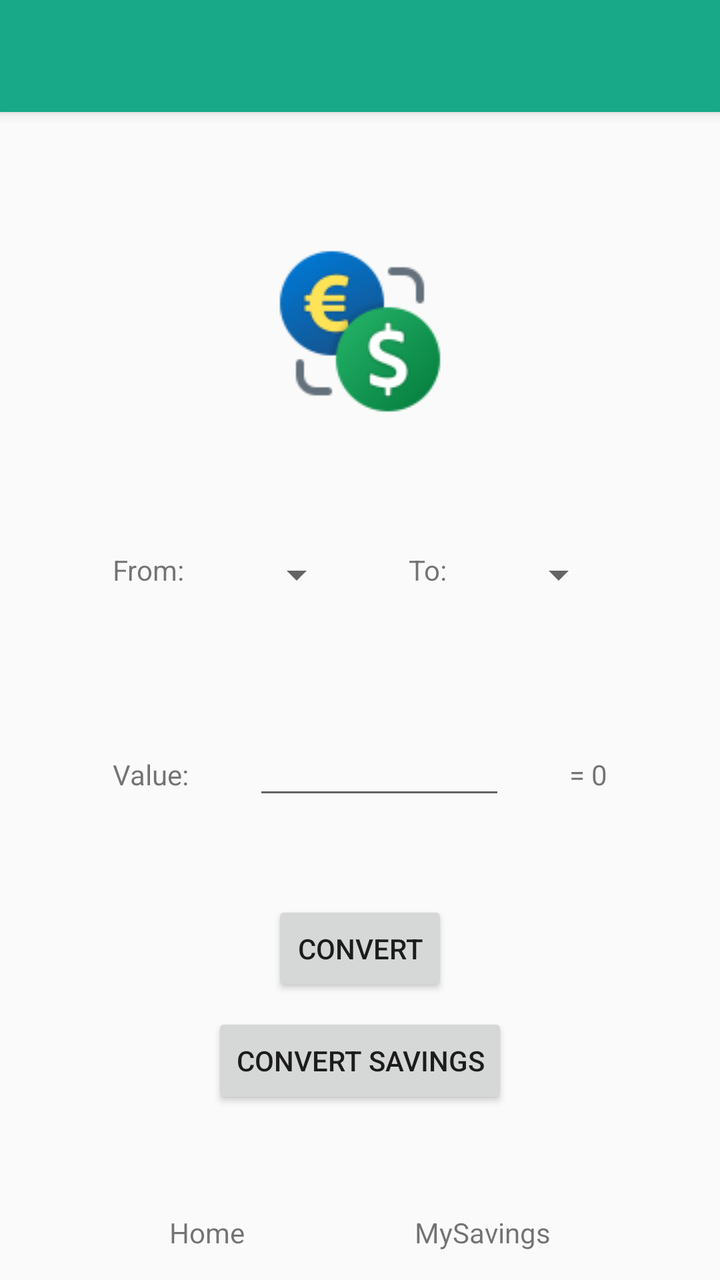
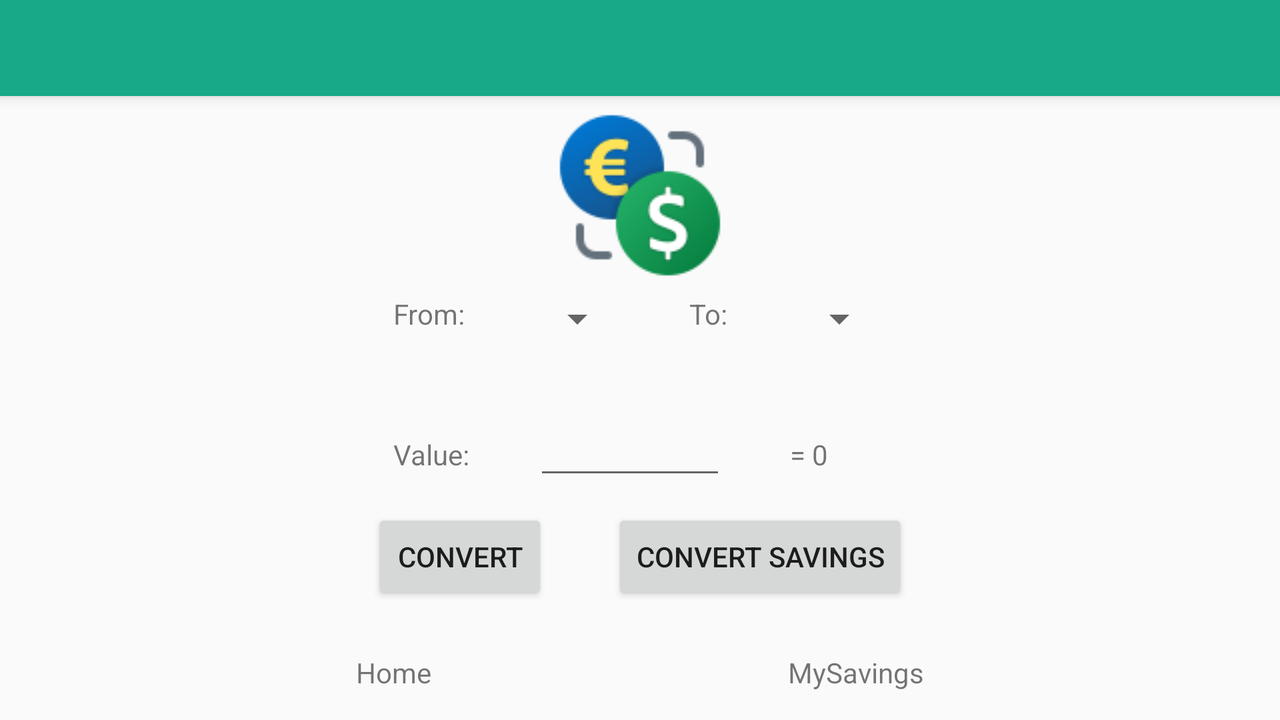

An Android layout and its configuration variant, each rendered on a device that would load it. The default file and the variant file are quoted in full after the pictures.
<!-- AndroidManifest.xml: application theme AppTheme -->
<!-- res/layout/activity_converter.xml -->
<?xml version="1.0" encoding="utf-8"?>
<androidx.constraintlayout.widget.ConstraintLayout xmlns:android="http://schemas.android.com/apk/res/android"
    xmlns:app="http://schemas.android.com/apk/res-auto"
    xmlns:tools="http://schemas.android.com/tools"
    android:layout_width="match_parent"
    android:layout_height="match_parent"
    tools:context=".ConverterActivity">

    <include
        android:id="@+id/include"
        layout="@layout/custom_title"
        android:layout_width="match_parent"
        android:layout_height="wrap_content" />

    <androidx.constraintlayout.widget.ConstraintLayout
        android:id="@+id/constraintLayout"
        android:layout_width="match_parent"
        android:layout_height="48dp"
        app:layout_constraintBottom_toBottomOf="parent"
        app:layout_constraintEnd_toEndOf="parent"
        app:layout_constraintStart_toStartOf="parent">

        <TextView
            android:id="@+id/homeBTN"
            android:layout_width="wrap_content"
            android:layout_height="wrap_content"
            android:text="@string/Home"
            app:layout_constraintBottom_toBottomOf="parent"
            app:layout_constraintEnd_toStartOf="@+id/mySavingsBTN"
            app:layout_constraintStart_toStartOf="parent"
            app:layout_constraintTop_toTopOf="parent" />

        <TextView
            android:id="@+id/mySavingsBTN"
            android:layout_width="wrap_content"
            android:layout_height="wrap_content"
            android:text="@string/MySavings"
            app:layout_constraintBottom_toBottomOf="parent"
            app:layout_constraintEnd_toEndOf="parent"
            app:layout_constraintStart_toEndOf="@+id/homeBTN"
            app:layout_constraintTop_toTopOf="parent" />
    </androidx.constraintlayout.widget.ConstraintLayout>

    <ImageView
        android:id="@+id/currencyExchangeIMG"
        android:layout_width="wrap_content"
        android:layout_height="wrap_content"
        app:layout_constraintBottom_toTopOf="@+id/linearLayout"
        app:layout_constraintEnd_toEndOf="parent"
        app:layout_constraintStart_toStartOf="parent"
        app:layout_constraintTop_toBottomOf="@+id/include"
        app:srcCompat="@drawable/currencyexchange" />

    <LinearLayout
        android:id="@+id/linearLayout"
        android:layout_width="wrap_content"
        android:layout_height="wrap_content"
        android:layout_marginTop="32dp"
        android:orientation="vertical"
        app:layout_constraintBottom_toTopOf="@+id/constraintLayout"
        app:layout_constraintEnd_toEndOf="parent"
        app:layout_constraintStart_toStartOf="parent"
        app:layout_constraintTop_toBottomOf="@+id/include">

        <LinearLayout
            android:layout_width="wrap_content"
            android:layout_height="wrap_content"
            android:layout_marginBottom="64dp"
            android:orientation="horizontal">

            <TextView
                android:id="@+id/fromTXT"
                android:layout_width="wrap_content"
                android:layout_height="wrap_content"
                android:layout_marginEnd="32dp"
                android:layout_weight="1"
                android:text="@string/From" />

            <Spinner
                android:id="@+id/currencyOne"
                android:layout_width="wrap_content"
                android:layout_height="wrap_content"
                android:layout_marginEnd="32dp"
                android:layout_weight="1" />

            <TextView
                android:id="@+id/toTXT"
                android:layout_width="wrap_content"
                android:layout_height="wrap_content"
                android:layout_marginEnd="32dp"
                android:layout_weight="1"
                android:text="@string/To" />

            <Spinner
                android:id="@+id/currencyTwo"
                android:layout_width="wrap_content"
                android:layout_height="wrap_content"
                android:layout_weight="1" />

        </LinearLayout>

        <LinearLayout
            android:layout_width="wrap_content"
            android:layout_height="wrap_content"
            android:orientation="horizontal">

            <TextView
                android:id="@+id/valueTXT"
                android:layout_width="wrap_content"
                android:layout_height="wrap_content"
                android:layout_weight="1"
                android:text="@string/Value"
                android:layout_marginEnd="32dp"/>

            <EditText
                android:id="@+id/inputTXT"
                android:layout_width="wrap_content"
                android:layout_height="wrap_content"
                android:layout_marginEnd="32dp"
                android:layout_weight="1"
                android:ems="6"
                android:inputType="numberDecimal" />

            <TextView
                android:id="@+id/outPutTXT"
                android:layout_width="wrap_content"
                android:layout_height="wrap_content"
                android:layout_weight="1"
                android:text="@string/Output" />
        </LinearLayout>

    </LinearLayout>

    <Button
        android:id="@+id/convertBTN"
        android:layout_width="wrap_content"
        android:layout_height="wrap_content"
        android:layout_marginBottom="8dp"
        android:layout_weight="0"
        android:text="@string/Convert"
        app:layout_constraintBottom_toTopOf="@+id/convertSavingsBTN"
        app:layout_constraintEnd_toEndOf="parent"
        app:layout_constraintStart_toStartOf="parent" />

    <Button
        android:id="@+id/convertSavingsBTN"
        android:layout_width="wrap_content"
        android:layout_height="wrap_content"
        android:layout_marginTop="64dp"
        android:layout_weight="0"
        android:text="@string/ConvertSavings"
        app:layout_constraintBottom_toTopOf="@+id/constraintLayout"
        app:layout_constraintEnd_toEndOf="parent"
        app:layout_constraintStart_toStartOf="parent"
        app:layout_constraintTop_toBottomOf="@+id/linearLayout" />


</androidx.constraintlayout.widget.ConstraintLayout>
<!-- res/layout/custom_title.xml (included above) -->
<?xml version="1.0" encoding="utf-8"?>
<androidx.appcompat.widget.Toolbar
    xmlns:android="http://schemas.android.com/apk/res/android"
    android:id="@+id/toolbar_main"
    android:layout_width="match_parent"
    android:layout_height="?attr/actionBarSize"
    android:background="@color/myColor"
    android:elevation="4dp"
    android:theme="@style/ThemeOverlay.AppCompat.Light">

    <TextView
        android:id="@+id/toolbar_title"
        style="@style/Toolbar.TitleText"
        android:layout_width="wrap_content"
        android:layout_height="wrap_content"
        android:textColor="@android:color/white" />

</androidx.appcompat.widget.Toolbar>
<!-- resources referenced by this layout -->
<resources>
  <color name="myColor">#17A988</color>
  <!-- drawable currencyexchange: png bitmap (drawable, 5879 bytes) -->
  <string name="Convert">Convert</string>
  <string name="ConvertSavings">Convert Savings</string>
  <string name="From">From:</string>
  <string name="Home">Home</string>
  <string name="MySavings">MySavings</string>
  <string name="Output" translatable="false">= 0</string>
  <string name="To">To:</string>
  <string name="Value">Value:</string>
  <style name="Toolbar.TitleText" parent="TextAppearance.Widget.AppCompat.Toolbar.Title">
          <item name="android:textSize">25sp</item>
  
          <item name="android:fontFamily">@font/carter_one</item>
      </style>
  <style name="AppTheme" parent="Theme.AppCompat.Light.DarkActionBar">
          
          <item name="colorPrimary">@color/colorPrimary</item>
          <item name="colorPrimaryDark">@color/colorPrimaryDark</item>
          <item name="colorAccent">@color/colorAccent</item>
      </style>
  <color name="colorPrimary">#6200EE</color>
  <color name="colorPrimaryDark">#3700B3</color>
  <color name="colorAccent">#03DAC5</color>
</resources>
<!-- res/layout-land/activity_converter.xml (the repository's variant of the layout above) -->
<!-- drawn on the phone turned sideways -->
<?xml version="1.0" encoding="utf-8"?>
<androidx.constraintlayout.widget.ConstraintLayout xmlns:android="http://schemas.android.com/apk/res/android"
    xmlns:app="http://schemas.android.com/apk/res-auto"
    xmlns:tools="http://schemas.android.com/tools"
    android:layout_width="match_parent"
    android:layout_height="match_parent"
    tools:context=".ConverterActivity">

    <include
        android:id="@+id/include"
        layout="@layout/custom_title"
        android:layout_width="match_parent"
        android:layout_height="wrap_content" />

    <androidx.constraintlayout.widget.ConstraintLayout
        android:id="@+id/constraintLayout"
        android:layout_width="match_parent"
        android:layout_height="48dp"
        app:layout_constraintBottom_toBottomOf="parent"
        app:layout_constraintEnd_toEndOf="parent"
        app:layout_constraintStart_toStartOf="parent">

        <TextView
            android:id="@+id/homeBTN"
            android:layout_width="wrap_content"
            android:layout_height="wrap_content"
            android:text="@string/Home"
            app:layout_constraintBottom_toBottomOf="parent"
            app:layout_constraintEnd_toStartOf="@+id/mySavingsBTN"
            app:layout_constraintStart_toStartOf="parent"
            app:layout_constraintTop_toTopOf="parent" />

        <TextView
            android:id="@+id/mySavingsBTN"
            android:layout_width="wrap_content"
            android:layout_height="wrap_content"
            android:text="@string/MySavings"
            app:layout_constraintBottom_toBottomOf="parent"
            app:layout_constraintEnd_toEndOf="parent"
            app:layout_constraintStart_toEndOf="@+id/homeBTN"
            app:layout_constraintTop_toTopOf="parent" />
    </androidx.constraintlayout.widget.ConstraintLayout>

    <ImageView
        android:id="@+id/currencyExchangeIMG"
        android:layout_width="wrap_content"
        android:layout_height="wrap_content"
        app:layout_constraintBottom_toTopOf="@+id/linearLayout"
        app:layout_constraintEnd_toEndOf="parent"
        app:layout_constraintStart_toStartOf="parent"
        app:layout_constraintTop_toBottomOf="@+id/include"
        app:srcCompat="@drawable/currencyexchange" />

    <LinearLayout
        android:id="@+id/linearLayout"
        android:layout_width="wrap_content"
        android:layout_height="wrap_content"
        android:layout_marginTop="32dp"
        android:orientation="vertical"
        app:layout_constraintBottom_toTopOf="@+id/constraintLayout"
        app:layout_constraintEnd_toEndOf="parent"
        app:layout_constraintStart_toStartOf="parent"
        app:layout_constraintTop_toBottomOf="@+id/include">

        <LinearLayout
            android:layout_width="wrap_content"
            android:layout_height="wrap_content"
            android:layout_marginBottom="32dp"
            android:orientation="horizontal">

            <TextView
                android:id="@+id/fromTXT"
                android:layout_width="wrap_content"
                android:layout_height="wrap_content"
                android:layout_marginEnd="32dp"
                android:layout_weight="1"
                android:text="@string/From" />

            <Spinner
                android:id="@+id/currencyOne"
                android:layout_width="wrap_content"
                android:layout_height="wrap_content"
                android:layout_marginEnd="32dp"
                android:layout_weight="1" />

            <TextView
                android:id="@+id/toTXT"
                android:layout_width="wrap_content"
                android:layout_height="wrap_content"
                android:layout_marginEnd="32dp"
                android:layout_weight="1"
                android:text="@string/To" />

            <Spinner
                android:id="@+id/currencyTwo"
                android:layout_width="wrap_content"
                android:layout_height="wrap_content"
                android:layout_weight="1" />

        </LinearLayout>

        <LinearLayout
            android:layout_width="wrap_content"
            android:layout_height="wrap_content"
            android:orientation="horizontal">

            <TextView
                android:id="@+id/valueTXT"
                android:layout_width="wrap_content"
                android:layout_height="wrap_content"
                android:layout_weight="1"
                android:text="@string/Value"
                android:layout_marginEnd="32dp"/>

            <EditText
                android:id="@+id/inputTXT"
                android:layout_width="96dp"
                android:layout_height="wrap_content"
                android:layout_weight="1"
                android:ems="10"
                android:inputType="number"
                android:layout_marginEnd="32dp"/>

            <TextView
                android:id="@+id/outPutTXT"
                android:layout_width="wrap_content"
                android:layout_height="wrap_content"
                android:layout_weight="1"
                android:text="@string/Output" />
        </LinearLayout>

    </LinearLayout>

    <LinearLayout
        android:layout_width="wrap_content"
        android:layout_height="wrap_content"
        android:orientation="horizontal"
        app:layout_constraintBottom_toTopOf="@+id/constraintLayout"
        app:layout_constraintEnd_toEndOf="parent"
        app:layout_constraintStart_toStartOf="parent"
        app:layout_constraintTop_toBottomOf="@+id/linearLayout">

        <Button
            android:id="@+id/convertBTN"
            android:layout_width="wrap_content"
            android:layout_height="wrap_content"
            android:layout_weight="0"
            android:text="@string/Convert"
            android:layout_marginEnd="32dp"/>

        <Button
            android:id="@+id/convertSavingsBTN"
            android:layout_width="wrap_content"
            android:layout_height="wrap_content"
            android:layout_weight="0"
            android:text="@string/ConvertSavings" />
    </LinearLayout>


</androidx.constraintlayout.widget.ConstraintLayout>
